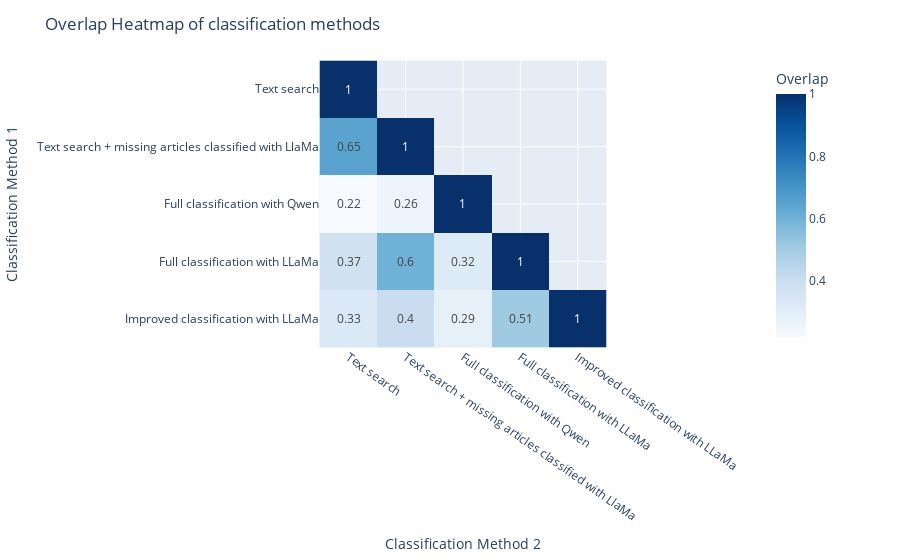

The cell this chart's notebook holds for it:
### Code cell
models = {
    "Text search": counts,
    "Text search + missing articles classified with LlaMa": refined_data,
    "Full classification with Qwen": qwen_country_data,
    "Full classification with LLaMa": llama_country_data,
    "Improved classification with LLaMa": llama_country_data_imporved
}

heatmap_data = pd.DataFrame(index=models.keys(), columns=models.keys())

for model in models.keys():
    heatmap_data.loc[model, model] = 1.0

for model1, model2 in combinations(models.keys(), 2):
    df_1 = models[model1]
    df_2 = models[model2]
    overlap = (df_1["Top_1_name"] == df_2["Top_1_name"]).sum() / total_number_of_articles
    heatmap_data.loc[model2, model1] = overlap.round(2)

heatmap_data = heatmap_data.astype(float)

heatmap_long = heatmap_data.reset_index().melt(id_vars="index", var_name="Classification Method 2", value_name="Overlap")
heatmap_long.rename(columns={"index": "Classification Method 1"}, inplace=True)

fig = px.imshow(
    heatmap_data.values,
    labels={"x": "Classification Method 2", "y": "Classification Method 1", "color": "Overlap"},
    x=heatmap_data.columns,
    y=heatmap_data.index,
    color_continuous_scale="Blues",
    text_auto=True,
)
fig.update_layout(title="Overlap Heatmap of classification methods", xaxis_title="Classification Method 2", yaxis_title="Classification Method 1")
fig.update_layout(
    xaxis_tickangle=35,
    # yaxis_tickangle=45
)
fig.show()
fig.write_html("./graphs/overlap_heatmap.html")

### Figure 1 — Plotly figure (JSON) as saved in the notebook; plotly's stock layout.template omitted (floating-point values rounded to 4 significant figures)
{"data": [{"coloraxis": "coloraxis", "hovertemplate": "Classification Method 2: %{x}<br>Classification Method 1: %{y}<br>Overlap: %{z}<extra></extra>", "name": "0", "texttemplate": "%{z}", "type": "heatmap", "x": ["Text search", "Text search + missing articles classified with LlaMa", "Full classification with Qwen", "Full classification with LLaMa", "Improved classification with LLaMa"], "xaxis": "x", "y": ["Text search", "Text search + missing articles classified with LlaMa", "Full classification with Qwen", "Full classification with LLaMa", "Improved classification with LLaMa"], "yaxis": "y", "z": [[1, null, null, null, null], [0.65, 1, null, null, null], [0.22, 0.26, 1, null, null], [0.37, 0.6, 0.32, 1, null], [0.33, 0.4, 0.29, 0.51, 1]]}], "layout": {"coloraxis": {"colorbar": {"title": {"text": "Overlap"}}, "colorscale": [[0, "rgb(247,251,255)"], [0.125, "rgb(222,235,247)"], [0.25, "rgb(198,219,239)"], [0.375, "rgb(158,202,225)"], [0.5, "rgb(107,174,214)"], [0.625, "rgb(66,146,198)"], [0.75, "rgb(33,113,181)"], [0.875, "rgb(8,81,156)"], [1, "rgb(8,48,107)"]]}, "margin": {"t": 60}, "title": {"text": "Overlap Heatmap of classification methods"}, "xaxis": {"anchor": "y", "constrain": "domain", "domain": [0, 1], "scaleanchor": "y", "tickangle": 35, "title": {"text": "Classification Method 2"}}, "yaxis": {"anchor": "x", "autorange": "reversed", "constrain": "domain", "domain": [0, 1], "title": {"text": "Classification Method 1"}}}}
